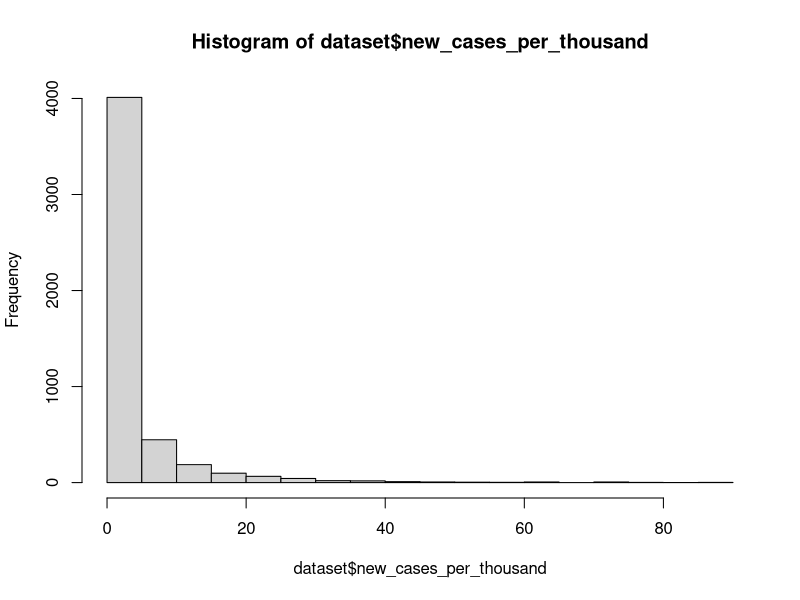
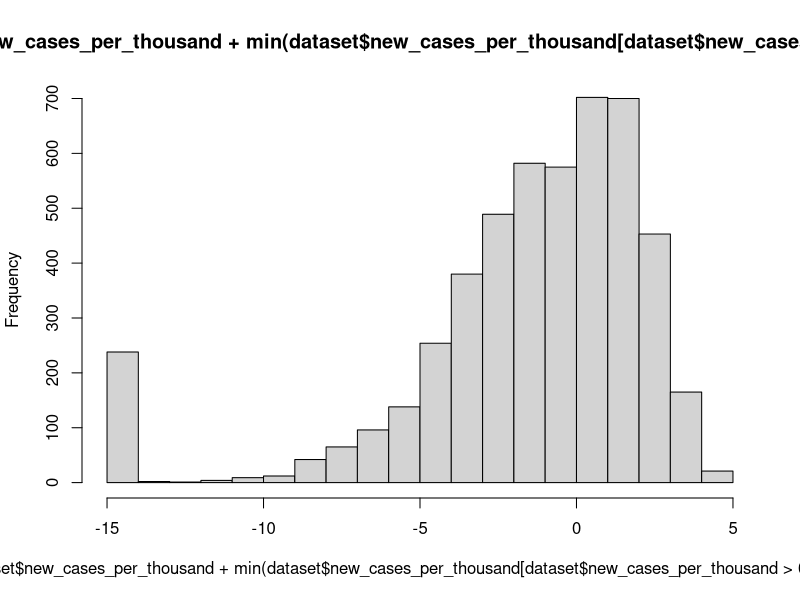
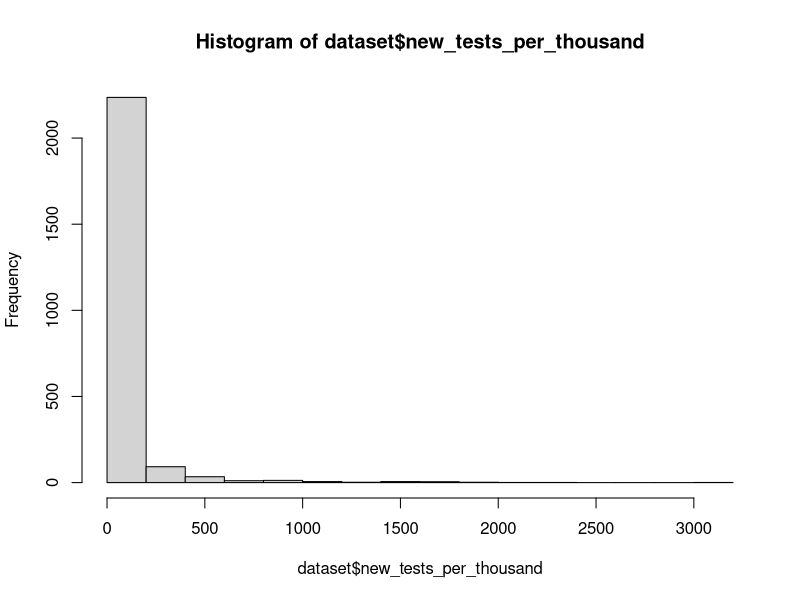
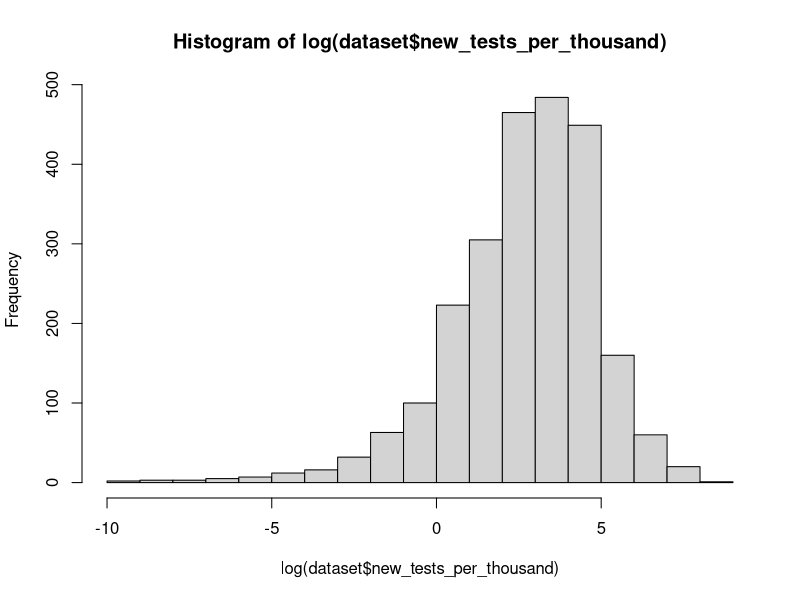
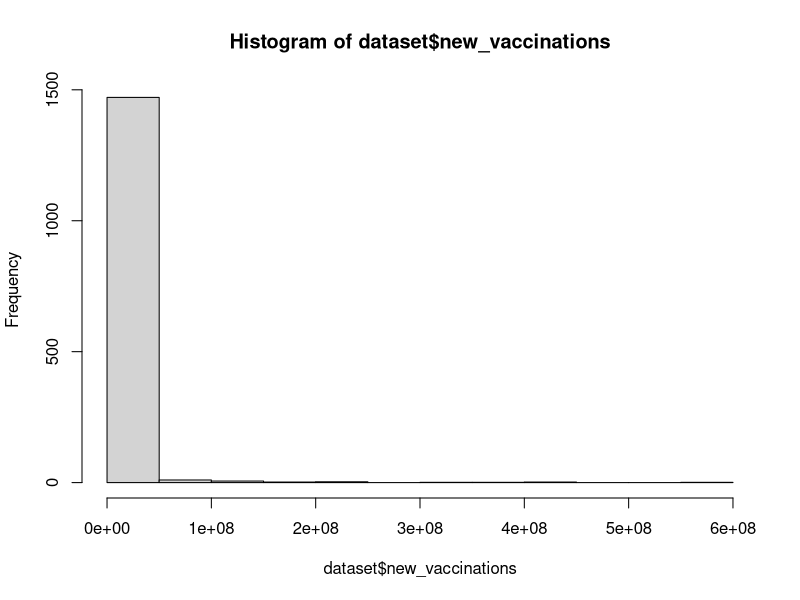
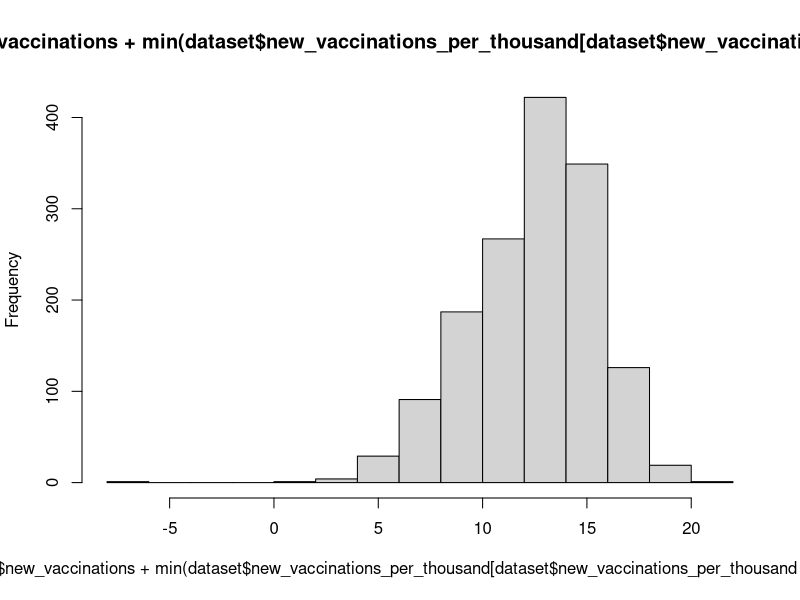
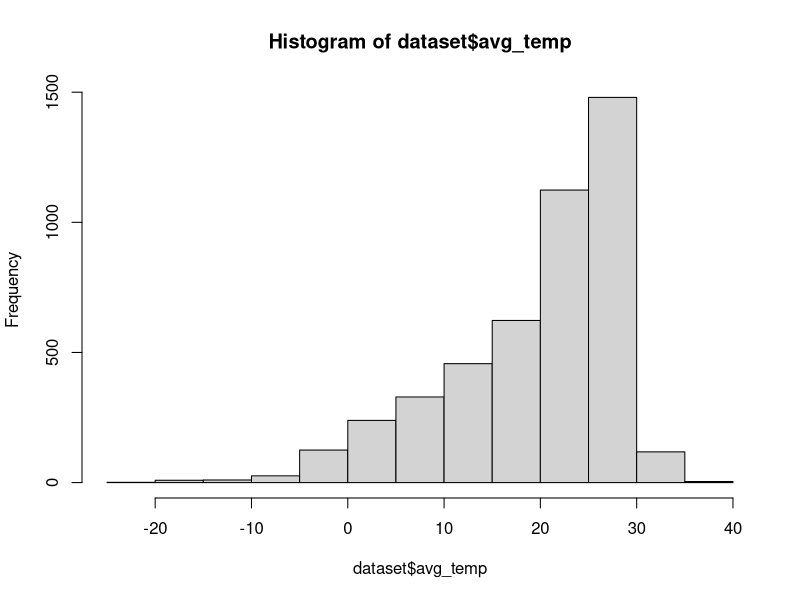

Write R code to recreate these figures, in order. (Note: this script raises an error after producing the figures.)
#Importing the data set
library(readr)
dataset <- read_csv("dataset.csv")
dataset <- as.data.frame(dataset)

#######################
### Data inspection ###
#######################

#Descriptive statistics
summary(dataset)
dataset$new_cases[dataset$new_cases<0]<-NA #Negative cases do not make sense

#Scaling by population (for increased cross-country comparability)
dataset$new_cases_per_thousand<-dataset$new_cases/(dataset$population/1000)
dataset$new_vaccinations_per_thousand<-dataset$new_vaccinations/(dataset$population/1000)
dataset$new_tests_per_thousand<-dataset$new_tests/(dataset$population/1000)

#Histograms
hist(dataset$new_cases_per_thousand) #Extremely skewed
hist(log(dataset$new_cases_per_thousand+min(dataset$new_cases_per_thousand[dataset$new_cases_per_thousand>0],na.rm = T))) #A bit better, need to add a constant due to zeros

hist(dataset$new_tests_per_thousand) #Heavily skewed
hist(log(dataset$new_tests_per_thousand))

hist(dataset$new_vaccinations) #Skeeeewed
hist(log(dataset$new_vaccinations+min(dataset$new_vaccinations_per_thousand[dataset$new_vaccinations_per_thousand>0],na.rm = T))) #A lot better

hist(dataset$avg_temp) #A bit left-skewed (but log won't help)

#Transforming the variables accordingly
dataset$log_new_cases_per_thousand <- log(dataset$new_cases_per_thousand+min(dataset$new_cases_per_thousand[dataset$new_cases_per_thousand>0],na.rm = T))
dataset$log_new_tests_per_thousand <- log(dataset$new_tests_per_thousand)
dataset$log_new_vaccinations_per_thousand <- log(dataset$new_vaccinations+min(dataset$new_vaccinations_per_thousand[dataset$new_vaccinations_per_thousand>0],na.rm = T))

#Correlation matrix
cor_mat<-cor(dataset[,c(13:15,9)],use="pairwise.complete.obs")

################
### Analysis ###
################

#Testing for individual and time effects
library(plm)
plmtest(log_new_cases_per_thousand~log_new_tests_per_thousand+lag(log_new_vaccinations_per_thousand,0:3)+avg_temp,
        data=dataset,index=c("location","date"),effect = "individual") #Individual effects significant
plmtest(log_new_cases_per_thousand~log_new_tests_per_thousand+lag(log_new_vaccinations_per_thousand,0:3)+avg_temp,
        data=dataset,index=c("location","date"),effect = "time") #Time effects significant
pFtest(log_new_cases_per_thousand~log_new_tests_per_thousand+lag(log_new_vaccinations_per_thousand,0:3)+avg_temp,
       data=dataset,index=c("location","date"),effect = "individual") #Individual effects significant
pFtest(log_new_cases_per_thousand~log_new_tests_per_thousand+lag(log_new_vaccinations_per_thousand,0:3)+avg_temp,
       data=dataset,index=c("location","date"),effect = "time") #Time effects significant

#Hausman test (RE vs FE model)
phtest(log_new_cases_per_thousand~log_new_tests_per_thousand+lag(log_new_vaccinations_per_thousand,0:3)+avg_temp,
       data=dataset,index=c("location","date"),effect = "twoways") #RE is inconsistent

#Pooling model
pooled_model <- plm(log_new_cases_per_thousand~log_new_tests_per_thousand+lag(log_new_vaccinations_per_thousand,0:3)+avg_temp,
                    data=dataset,model="pooling",effect = "twoways",index=c("location","date"))
summary(pooled_model)

#Random-effects
model_random <- plm(log_new_cases_per_thousand~log_new_tests_per_thousand+lag(log_new_vaccinations_per_thousand,0:3)+avg_temp,
                    data=dataset,model="random",effect = "twoways",index=c("location","date"))
summary(model_random)

#####################
### Fixed-effects ###
#####################

model_fe <- plm(log_new_cases_per_thousand~log_new_tests_per_thousand+lag(log_new_vaccinations_per_thousand,0:3)+avg_temp,
                data=dataset,model="within",effect = "twoways",index=c("location","date"))
summary(model_fe) 

#Heteroskedasticity
library(lmtest)
bptest(model_fe) #No heteroskedasticity

#Serial correlation
pbgtest(model_fe) #serial correlation evidence
pwartest(model_fe) #serial correlation evidence (test for short FE panels)
pwfdtest(log_new_cases_per_thousand~log_new_tests_per_thousand+lag(log_new_vaccinations_per_thousand,0:3)+avg_temp,
         data=dataset,index=c("location","date")) #serial correlation in differenced errors

#Cross-sectional dependence
pcdtest(model_fe) #No hard evidence (many countries skipped)

#Clustered robust standard errors
summary(model_fe,vcov=vcovHC(model_fe,method="arellano",cluster="group")) 

#First-differencing
model_fd <- plm(log_new_cases_per_thousand~log_new_tests_per_thousand+lag(log_new_vaccinations_per_thousand,0:3)+avg_temp,
                data=dataset,model="fd",effect = "individual",index=c("location","date"))
summary(model_fd) 

#Heteroskedasticity
bptest(model_fd) #no heteroskedasticity

#Serial correlation
pbgtest(model_fd) #still serial correlation present

#Clustered robust standard errors
coeftest(model_fd,vcov=vcovHC(model_fd,method="arellano",cluster = "group"))

##################################################################################
### Bonus (cannot add vaccinations => system becomes computationally singular) ###
##################################################################################

#Difference GMM (lag is very significant => dynamic panel data analysis)
diff_model<-pgmm(log_new_cases_per_thousand~lag(log_new_cases_per_thousand,1:2)+lag(log_new_tests_per_thousand,0:1)|lag(log_new_cases_per_thousand,3:7),
                 data=dataset,effect = "twoways",model=c("twosteps"),transformation = "d",index=c("location","date"))
summary(diff_model) #Sargan high but not too high (very good)
mtest(diff_model,3) #No third order serial correlation => instruments valid

#Sensitivity of the fixed effects model to the inclusion of a lag
model_fe_sens <- plm(log_new_cases_per_thousand~lag(log_new_cases_per_thousand,1:2)+log_new_tests_per_thousand+lag(log_new_vaccinations_per_thousand,0:3)+avg_temp,
                data=dataset,model="within",effect = "twoways",index=c("location","date"))
summary(model_fe_sens,vcov=vcovHC(model_fe,method="arellano",cluster="group")) 
